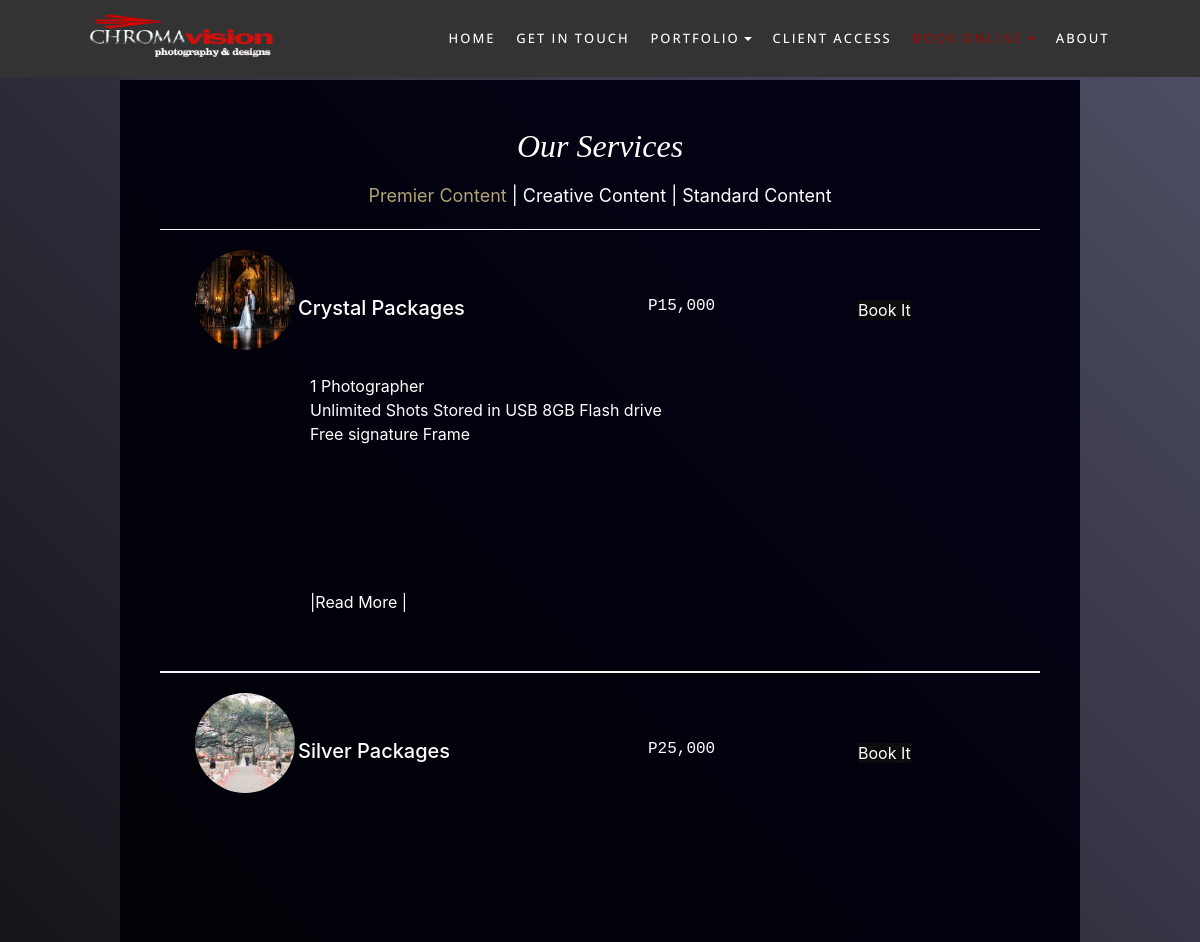
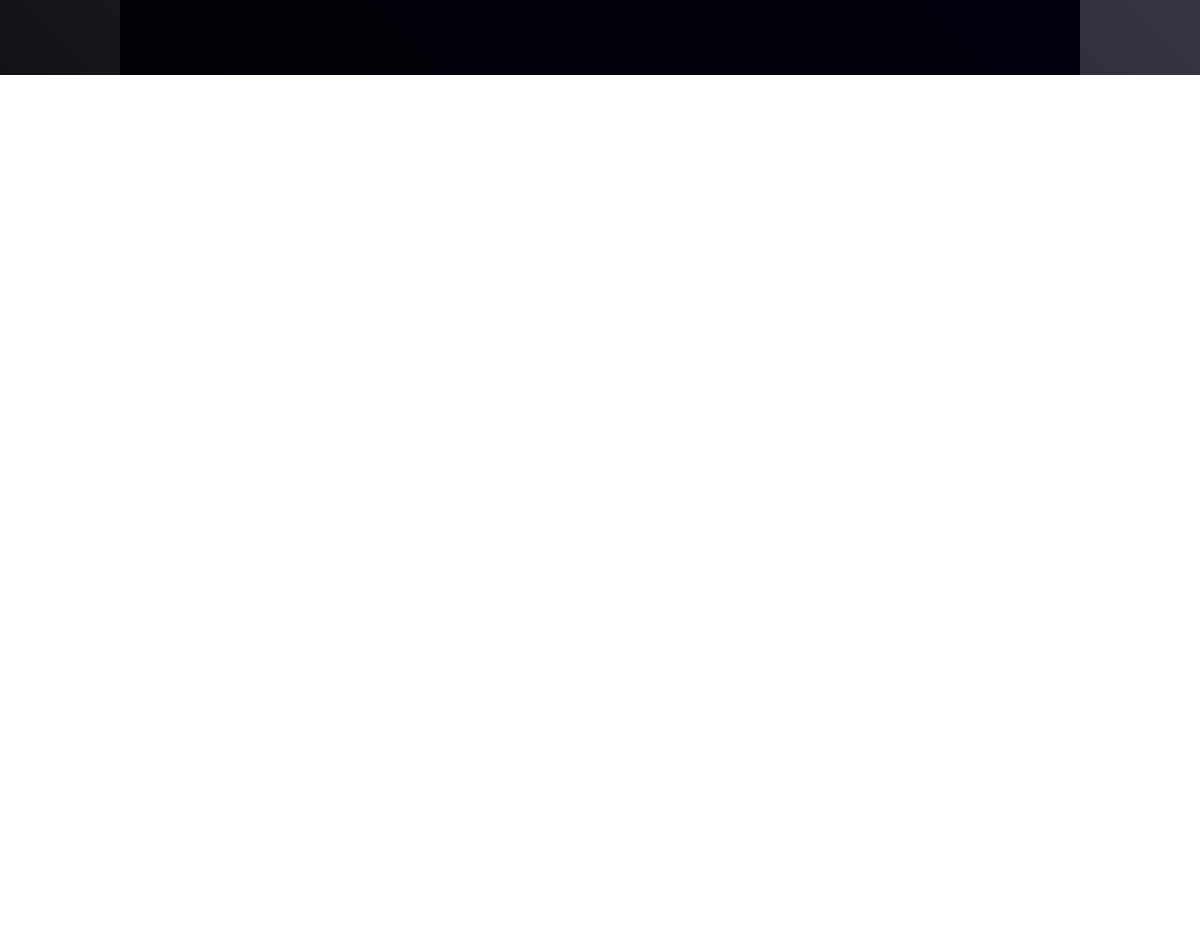
Page /servicespackages1.php on the committed database (2 pictures, top to bottom).
### tables this page shows
CREATE TABLE `cv_packages` (
  `id` int(45) NOT NULL,
  `package_category` varchar(45) NOT NULL,
  `package_name` varchar(45) NOT NULL,
  `package_image` varchar(45) NOT NULL,
  `prices` varchar(45) NOT NULL,
  `item_1` varchar(45) NOT NULL,
  `item_2` varchar(45) NOT NULL,
  `item_3` varchar(45) NOT NULL,
  `item_4` varchar(45) NOT NULL,
  `item_5` varchar(45) NOT NULL,
  `item_6` varchar(45) NOT NULL,
  `item_8` varchar(45) NOT NULL,
  `item_9` varchar(45) NOT NULL,
  `item_10` varchar(45) NOT NULL
);

### servicespackages1.php (the view, shortened to what this page needs)
<!DOCTYPE html>
<html >
<head>
  <link rel="stylesheet" href="assets/tether/tether.min.css">
  <link rel="stylesheet" href="assets/bootstrap/css/bootstrap.min.css">
  <link rel="stylesheet" href="assets/bootstrap/css/bootstrap-grid.min.css">
  <link rel="stylesheet" href="assets/bootstrap/css/bootstrap-reboot.min.css">
  <link rel="stylesheet" href="assets/dropdown/css/style.css">
  <link rel="stylesheet" href="assets/animatecss/animate.min.css">
  <link rel="stylesheet" href="assets/theme/css/style.css">
  <link rel="stylesheet" href="assets/mobirise/css/mbr-additional.css" type="text/css">
  <link rel="stylesheet" href="assets/custom/custom.css">
</head>
<body>
<section class="menu cid-r8Uu1CFS7V" once="menu" id="menu1-n">
<nav class="navbar navbar-expand beta-menu navbar-dropdown align-items-center navbar-fixed-top navbar-toggleable-sm nav-hover">
    <div class="menu-logo">
        <div class="navbar-brand">
            <span class="navbar-logo">
            <a href="#">
                 <img src="assets/images/cblogo-273x68.png" alt="Chroma Visiom" title="" width="200" height="50">
            </a>
        </span>
        </div>
    </div>
    <div class="collapse navbar-collapse" id="navbarSupportedContent">
        <ul class="navbar-nav nav-dropdown nav-right" data-app-modern-menu="true">
            <li class="nav-item">
                <a class="nav-link link text-white display-4" href="index.php">HOME</a>
            </li>
            <li class="nav-item"><a class="nav-link link text-white display-4" href="getintouch.php" >GET IN TOUCH</a></li>
            <li class="nav-item dropdown"><a class="nav-link link text-white dropdown-toggle display-4" href="portfolio.php" data-toggle="dropdown-submenu" aria-expanded="false">PORTFOLIO</a>
            </li>
            <li class="nav-item"><a class="nav-link link text-white display-4" href="admin/dark/clientlogin.php" target="">CLIENT ACCESS</a></li></a></li>
            <li class="nav-item dropdown"><a class="nav-link link menu-active dropdown-toggle display-4" href="services.php" data-toggle="dropdown-submenu" aria-expanded="false">BOOK ONLINE</a>
            </li>
            <li class="nav-item"><a class="nav-link link text-white display-4" href="about.php">ABOUT</a></li>
        </ul>
    </div>
</nav>
</section>
<section class="header7 cid-r9VWt4bHUK" id="header7-1n">
    <div class="cid-r9VWt4bHUK234">
            <center><h2 class="text-white text-style">Our Services</h2></center>
            <div class="menu-sub">
                   <a><center class="text-white"><a class="text-danger" href="servicespackages1.php">Premier Content</a> |  <a href="servicespackages2.php" class="text-white" >Creative Content</a> |  <a href="servicespackages3.php" class="text-white" >Standard Content</a></center></a>
                </div>
                <?php
								require_once('config/db.php');
								$result = $conn->prepare("SELECT * FROM cv_packages where package_category = 'Premier Content'");
								$result->execute();
								for($i=0; $row = $result->fetch(); $i++){
								$id=$row['id'];
				?>
                <form action ="servicespackages1.php" method="POST">
                 <div class="border-content-style">
                        <div class="container-fluid">
                            <div class="row">
                                <div class="col-md-1">
                                        <div class="avatar"><img src="<?php echo $row ['package_image']; ?>" alt="Avatar" class="avatar"></div>
                                </div>
                                <div class="col-md-5 text-white items-text-style p-5">
                                        <strong><h5><?php echo $row ['package_name']; ?></h5></strong>
                                    </div>
                                    <div class="col-md-3 text-white items-text-style p-5">
                                            <strong><h6 class="curuier-new-style"><?php echo $row ['prices']; ?></h6></strong>
                                        </div>
                                    <div class="col-md-3 p-5">
                                        <a name="crystal" id="crystal" class="bookit-button" type="submit" href='bookonline.php<?php echo '?id='.$id; ?>'>Book It</a>
                                    </div>
                                    <div class="media-container">
                                            <div class="col-md-12 text-white content">
                                                <a>
                                                <ul>
                                                 <?php echo $row ['item_1']; ?><br>
                                                 <?php echo $row ['item_2']; ?><br>
                                                 <?php echo $row ['item_3']; ?><br>
                                                 <?php echo $row ['item_4']; ?><br>
                                                 <?php echo $row ['item_5']; ?><br>
                                                 <?php echo $row ['item_6']; ?><br>
                                                 <?php echo $row ['item_8']; ?><br>
                                                 <?php echo $row ['item_9']; ?><br>
                                                 <br><a href="getintouch.php"  class="text-warning text-white mbr-fonts-style">|Read More |</a>
                                                </ul>
                                                </a>
                                            </div>
                                            </div>
                            </div>
                        </div>
                    </div>
                </form>
            <?php } ?>
</section>
<?php include 'footer.php'; ?>
  </body>
</html>

### assets/dropdown/css/style.css (style rules this page uses)
.navbar-dropdown { left: 0; padding: 0; position: absolute; right: 0; top: 0; transition: all 0.45s ease; z-index: 1030; background: #282828; }
.navbar-dropdown .navbar-logo { margin-right: 0.8rem; transition: margin 0.3s ease-in-out; vertical-align: middle; }
.navbar-dropdown .navbar-logo img { height: 3.125rem; transition: all 0.3s ease-in-out; }
.navbar-dropdown.navbar-fixed-top { position: fixed; }
.navbar-dropdown .navbar-brand span { vertical-align: -4px; }
.nav-dropdown { font-size: 0.75rem; font-weight: 500; height: auto !important; }
.nav-dropdown .link { margin: .667em 1.667em; font-weight: 500; padding: 0; transition: color .2s ease-in-out; }
.nav-dropdown .link.dropdown-toggle { margin-right: 2.583em; }
.nav-dropdown .link.dropdown-toggle::after { margin-left: .25rem; border-top: 0.35em solid; border-right: 0.35em solid transparent; border-left: 0.35em solid transparent; border-bottom: 0; }
.nav-dropdown .link::after, .nav-dropdown .dropdown-item::after { color: inherit; }

### assets/theme/css/style.css (style rules this page uses)
section { background-color: #eeeeee }
section, .container, .container-fluid { position: relative; word-wrap: break-word }
a { font-style: normal; font-weight: 400; cursor: pointer }
a, a:hover { text-decoration: none }
body { color: #232323 }
h1, h2, h3, h4, h5, h6, .h1, .h2, .h3, .h4, .h5, .h6, .display-1, .display-2, .display-3, .display-4 { line-height: 1; word-break: break-word; word-wrap: break-word }
b, strong { font-weight: bold }
body { position: relative }
section { background-position: 50% 50%; background-repeat: no-repeat; background-size: cover }
.hidden { visibility: hidden }
.media-container>div { max-width: 100% }
[type="submit"] { -webkit-appearance: none }
.menu .navbar-brand { display: -webkit-flex }
.menu .navbar-brand span { display: flex; display: -webkit-flex }
.menu .navbar-brand .navbar-logo img { display: -webkit-flex }
@media (min-width: 992px) { .menu .navbar-nav.nav-dropdown { display: -webkit-flex } }
@media (min-width: 992px) { .menu .navbar-toggleable-sm .navbar-collapse { display: -webkit-flex !important } }
.navbar { display: -webkit-flex; -webkit-flex-wrap: wrap; -webkit-align-items: center; -webkit-justify-content: space-between }
.navbar-collapse { -webkit-flex-basis: 100%; -webkit-flex-grow: 1; -webkit-align-items: center }
.nav-dropdown .link { padding: .667em 1.667em !important; margin: 0 !important }
.row { display: -webkit-flex; -webkit-flex-wrap: wrap; }

### assets/custom/custom.css (style rules this page uses)
.curuier-new-style { font-family: 'Courier New', Courier, monospace; }
.content { padding-right:90px; padding-left: 90px; }
.bookit-button { background-color:rgb(12, 12, 12); color:#FFF; }
.avatar { vertical-align: middle; width: 100px; height: 100px; border-radius: 50%; position: relative; }
.border-content-style { border-bottom: 1px solid rgb(250, 243, 243); border-top: 1px solid rgb(250, 243, 243); padding: 20px 20px 20px 20px; }
.menu-sub { text-align: center; font-size: 18px; padding-top: 20px; padding-bottom:20px; }
.text-style { color:rgb(250, 240, 240); font-family: 'Playfair Display', serif; position: relative; font-style: italic; font-size: 15; margin: 0; font-weight: 50; }

### rows in the picture
cv_packages: package_image (picture), package_name "Crystal Packages", prices "P15,000", item_1 "1 Photographer", item_2 "Unlimited Shots Stored in USB 8GB Flash drive", item_3 "Free signature Frame"
cv_packages: package_image (picture), package_name "Silver Packages", prices "P25,000"
